Frame 1 (no input): blank canvas, image omitted
Frame 60 (the mouse pressed at the canvas centre just before this capture): blank canvas, image omitted
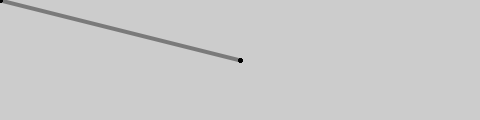
Frame 120 (the mouse held since frame 60 and released just before this capture)

The Processing sketch whose frames 1 and 60 were blank and that drew this single picture after the mouse press (run headless with seeded random() and noise(); from frame 60 on, the mouse is pressed at the canvas centre):

// Processing sketch: Ex_05_06
// ── Ex_05_06.pde
void setup() {
  size(480, 120);
  strokeWeight(4);
  stroke(0, 102);
}

void draw() {
  line(mouseX, mouseY, pmouseX, pmouseY);
}
